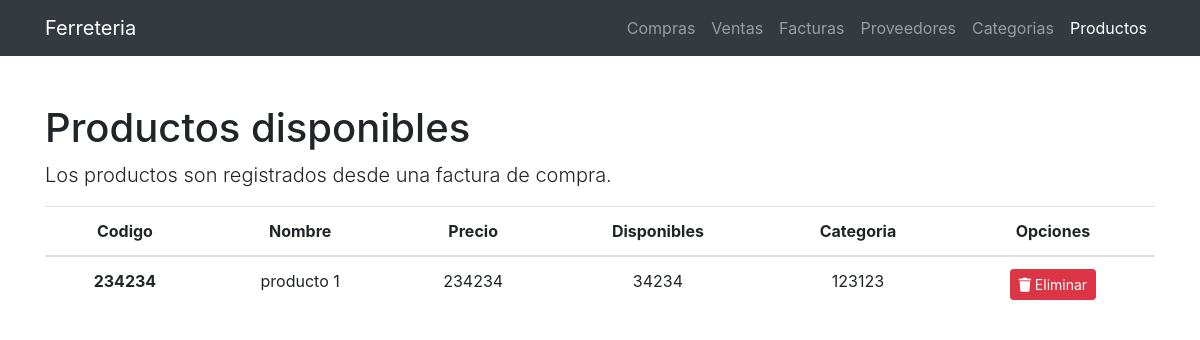
Page /products on the committed database.
### tables this page shows
CREATE TABLE `productos` (
  `idproducto` varchar(40) NOT NULL,
  `nombre` varchar(45) NOT NULL,
  `precio_venta` double NOT NULL,
  `precio_compra` double NOT NULL,
  `fecha_registro` datetime NOT NULL,
  `disponibilidad` int(11) NOT NULL,
  `categoria_idcategoria` int(11) NOT NULL
);

### app/controllers/Products.php (called while the page is built, shortened)
<?php
class Products extends Controller
{
    public function __construct()
    {
        $this->model = $this->model('ProductModel');
    }
    public function index()
    {
        $products = $this->model->selectAll();
        $data = [
            'title' => 'Productos',
            'products' => $products
        ];
        $this->view('pages/products', $data);
    }
}

### app/libraries/Core.php (called while the page is built, shortened)
<?php
class Core
{
    protected $actualMethod = 'index';
    public function __construct()
    {
        $url = $this->getUrl();
        if (file_exists('../app/controllers/' . ucwords($url['0']) . '.php')) {
            unset($url[0]);
        }
        $this->actualController = new $this->actualController;
        $this->param = $url ? array_values($url) : [];
        call_user_func_array([$this->actualController, $this->actualMethod], $this->param);
    }
    public function getUrl()
    {
        if (isset($_GET['url'])) {
            $url = rtrim($_GET['url'], '/');
            $url = filter_var($url, FILTER_SANITIZE_URL);
            $url = explode('/', $url);
            return $url;
        }
    }
}

### public/index.php (called while the page is built, shortened)
<?php
$init = new Core();

### app/libraries/Database.php (called while the page is built, shortened)
<?php
class Database
{
    private $host = DB_HOST;
    private $user = DB_USER;
    private $password = DB_PASSWORD;
    private $dbname = DB_NAME;
    private $dbh;
    private $stmt;
    public function __construct()
    {
        $dsn = 'mysql:host=' . $this->host . ';dbname=' . $this->dbname;
        $options = array(
            PDO::ATTR_PERSISTENT => true,
            PDO::ATTR_ERRMODE => PDO::ERRMODE_EXCEPTION
        );
        try {
            $this->dbh = new PDO($dsn, $this->user, $this->password, $options);
            $this->dbh->exec('set names utf8');
        } catch (PDOException $e) {
            $this->error = $e->getMessage();
        }
    }
    public function query($sql)
    {
        $this->stmt = $this->dbh->prepare($sql);
    }
    public function execute(){
        return $this->stmt->execute();
    }
    public function records(){
        $this->execute();
        return $this->stmt->fetchAll(PDO::FETCH_OBJ);
    }
}

### app/models/ProductImplement.php (called while the page is built, shortened)
<?php
class ProductImplement
{
    private $db;
    public function __construct()
    {
        $this->db = new Database();
    }
    public function selectAll()
    {
        $this->db->query("SELECT * FROM `productos`;");
        return $this->db->records();
    }
}

### app/models/ProductModel.php (called while the page is built, shortened)
<?php
require_once 'ProductImplement.php';
class ProductModel
{
    private $product;
    public function __construct()
    {
        $this->product = new ProductImplement();
    }
    public function selectAll()
    {
        return $this->product->selectAll();
    }
}

### app/views/pages/products.php (the view, shortened to what this page needs)
<!DOCTYPE html>
<html lang="en">
<head>
    <link href="<?php echo URL_ROUTE ?>/assets/css/bootstrap.min.css" rel="stylesheet">
    <link href="<?php echo URL_ROUTE ?>/assets/fontawesome/css/all.min.css" rel="stylesheet" type="text/css">
</head>
<body>
<nav class="navbar navbar-expand-lg navbar-dark bg-dark static-top">
    <div class="container">
        <a class="navbar-brand" href="<?php echo URL_ROUTE ?>/index">Ferreteria</a>
        <div class="collapse navbar-collapse" id="navbarResponsive">
            <ul class="navbar-nav ml-auto">
                <li class="nav-item">
                    <a class="nav-link" href="<?php echo URL_ROUTE ?>/index">Compras</a>
                </li>
                <li class="nav-item">
                    <a class="nav-link" href="<?php echo URL_ROUTE ?>/sales">Ventas</a>
                </li>
                <li class="nav-item">
                    <a class="nav-link" href="<?php echo URL_ROUTE ?>/invoice">Facturas</a>
                </li>
                <li class="nav-item">
                    <a class="nav-link" href="<?php echo URL_ROUTE ?>/providers">Proveedores</a>
                </li>
                <li class="nav-item">
                    <a class="nav-link" href="<?php echo URL_ROUTE ?>/categories">Categorias</a>
                </li>
                <li class="nav-item active">
                    <a class="nav-link" href="<?php echo URL_ROUTE ?>/products">Productos
                    </a>
                </li>
            </ul>
        </div>
    </div>
</nav>
<div class="container">
    <div class="row">
        <div class="col-lg-12">
            <h1 class="mt-5">Productos disponibles</h1>
            <p class="lead">Los productos son registrados desde una factura de compra.</p>
            <table class="table table-hover">
                <thead>
                <tr class="text-center">
                    <th scope="col">Codigo</th>
                    <th scope="col">Nombre</th>
                    <th scope="col">Precio</th>
                    <th scope="col">Disponibles</th>
                    <th scope="col">Categoria</th>
                    <th scope="col">Opciones</th>
                </tr>
                </thead>
                <tbody>
                    <?php foreach ($data['products'] as $prod){ ?>
                        <tr class="text-center">
                            <th scope="row"><?php echo $prod->idproducto; ?></th>
                            <td><?php echo $prod->nombre ?></td>
                            <td><?php echo $prod->precio_venta ?></td>
                            <td><?php echo $prod->disponibilidad ?></td>
                            <td><?php echo $prod->categoria_idcategoria ?></td>
                            <td>
                                <a href="<?php echo URL_ROUTE ?>/products/delete_product?id_product=<?php echo $prod->idproducto ?>"
                                   type="button"
                                   class="btn btn-sm btn-danger btn-icon-split">
                                    <span class="icon text-white">
                                        <i class="fas fa-trash"></i>
                                    </span>
                                    <span class="text text-white">Eliminar</span>
                                </a>
                            </td>
                        </tr>
                    <?php } ?>
                </tbody>
            </table>
        </div>
    </div>
</div>
</body>
</html>

### rows in the picture
productos: idproducto "234234", nombre "producto 1", precio_venta "234234", disponibilidad "34234", categoria_idcategoria "123123"
